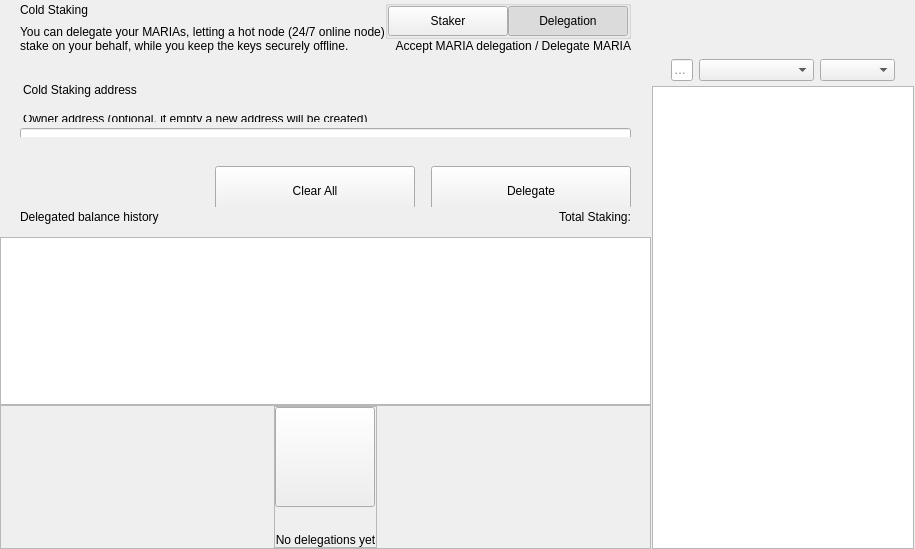
<?xml version="1.0" encoding="UTF-8"?>
<ui version="4.0">
 <class>ColdStakingWidget</class>
 <widget class="QWidget" name="ColdStakingWidget">
  <property name="geometry">
   <rect>
    <x>0</x>
    <y>0</y>
    <width>629</width>
    <height>549</height>
   </rect>
  </property>
  <property name="windowTitle">
   <string notr="true">N/A</string>
  </property>
  <layout class="QHBoxLayout" name="horizontalLayout_1" stretch="2,1">
   <property name="spacing">
    <number>0</number>
   </property>
   <property name="leftMargin">
    <number>0</number>
   </property>
   <property name="topMargin">
    <number>0</number>
   </property>
   <property name="rightMargin">
    <number>0</number>
   </property>
   <property name="bottomMargin">
    <number>0</number>
   </property>
   <item>
    <widget class="QWidget" name="left" native="true">
     <layout class="QVBoxLayout" name="verticalLayout_3">
      <property name="leftMargin">
       <number>0</number>
      </property>
      <property name="topMargin">
       <number>0</number>
      </property>
      <property name="rightMargin">
       <number>0</number>
      </property>
      <property name="bottomMargin">
       <number>0</number>
      </property>
      <item>
       <layout class="QVBoxLayout" name="verticalLayout_2">
        <property name="spacing">
         <number>0</number>
        </property>
        <item>
         <layout class="QVBoxLayout" name="verticalLayoutTop">
          <property name="spacing">
           <number>0</number>
          </property>
          <property name="leftMargin">
           <number>0</number>
          </property>
          <property name="rightMargin">
           <number>0</number>
          </property>
          <item>
           <widget class="QWidget" name="containerTitle" native="true">
            <property name="sizePolicy">
             <sizepolicy hsizetype="Preferred" vsizetype="Minimum">
              <horstretch>0</horstretch>
              <verstretch>0</verstretch>
             </sizepolicy>
            </property>
            <property name="maximumSize">
             <size>
              <width>16777215</width>
              <height>100</height>
             </size>
            </property>
            <layout class="QHBoxLayout" name="containerTitleLayout">
             <property name="spacing">
              <number>0</number>
             </property>
             <property name="leftMargin">
              <number>20</number>
             </property>
             <property name="topMargin">
              <number>0</number>
             </property>
             <property name="rightMargin">
              <number>20</number>
             </property>
             <property name="bottomMargin">
              <number>0</number>
             </property>
             <item>
              <layout class="QVBoxLayout" name="verticalLayout11">
               <property name="spacing">
                <number>5</number>
               </property>
               <item>
                <widget class="QLabel" name="labelTitle">
                 <property name="text">
                  <string>Cold Staking</string>
                 </property>
                </widget>
               </item>
               <item>
                <widget class="QLabel" name="labelSubtitle1">
                 <property name="maximumSize">
                  <size>
                   <width>16777215</width>
                   <height>16777215</height>
                  </size>
                 </property>
                 <property name="text">
                  <string>You can delegate your MARIAs, letting a hot node (24/7 online node)
stake on your behalf, while you keep the keys securely offline.</string>
                 </property>
                </widget>
               </item>
              </layout>
             </item>
             <item>
              <spacer name="horizontalSpacer">
               <property name="orientation">
                <enum>Qt::Horizontal</enum>
               </property>
               <property name="sizeHint" stdset="0">
                <size>
                 <width>40</width>
                 <height>20</height>
                </size>
               </property>
              </spacer>
             </item>
             <item>
              <widget class="QWidget" name="containerViewPrivacyChecks" native="true">
               <layout class="QVBoxLayout" name="containerPrivacyChecks">
                <property name="spacing">
                 <number>0</number>
                </property>
                <property name="leftMargin">
                 <number>0</number>
                </property>
                <property name="topMargin">
                 <number>0</number>
                </property>
                <property name="rightMargin">
                 <number>0</number>
                </property>
                <property name="bottomMargin">
                 <number>0</number>
                </property>
                <item alignment="Qt::AlignHCenter|Qt::AlignVCenter">
                 <widget class="QGroupBox" name="groupBox">
                  <property name="title">
                   <string/>
                  </property>
                  <layout class="QHBoxLayout" name="horizontalLayout_2_1">
                   <property name="spacing">
                    <number>0</number>
                   </property>
                   <property name="leftMargin">
                    <number>0</number>
                   </property>
                   <property name="topMargin">
                    <number>0</number>
                   </property>
                   <property name="rightMargin">
                    <number>0</number>
                   </property>
                   <property name="bottomMargin">
                    <number>0</number>
                   </property>
                   <item>
                    <widget class="QPushButton" name="pushLeft">
                     <property name="minimumSize">
                      <size>
                       <width>120</width>
                       <height>30</height>
                      </size>
                     </property>
                     <property name="maximumSize">
                      <size>
                       <width>120</width>
                       <height>30</height>
                      </size>
                     </property>
                     <property name="focusPolicy">
                      <enum>Qt::NoFocus</enum>
                     </property>
                     <property name="text">
                      <string>Staker</string>
                     </property>
                     <property name="checkable">
                      <bool>true</bool>
                     </property>
                     <property name="autoExclusive">
                      <bool>true</bool>
                     </property>
                    </widget>
                   </item>
                   <item>
                    <widget class="QPushButton" name="pushRight">
                     <property name="minimumSize">
                      <size>
                       <width>120</width>
                       <height>30</height>
                      </size>
                     </property>
                     <property name="maximumSize">
                      <size>
                       <width>120</width>
                       <height>30</height>
                      </size>
                     </property>
                     <property name="focusPolicy">
                      <enum>Qt::NoFocus</enum>
                     </property>
                     <property name="text">
                      <string>Delegation</string>
                     </property>
                     <property name="checkable">
                      <bool>true</bool>
                     </property>
                     <property name="checked">
                      <bool>true</bool>
                     </property>
                     <property name="autoExclusive">
                      <bool>true</bool>
                     </property>
                    </widget>
                   </item>
                  </layout>
                 </widget>
                </item>
                <item alignment="Qt::AlignTop">
                 <widget class="QLabel" name="labelSubtitle2">
                  <property name="text">
                   <string>Accept MARIA delegation / Delegate MARIA</string>
                  </property>
                  <property name="alignment">
                   <set>Qt::AlignRight|Qt::AlignTrailing|Qt::AlignVCenter</set>
                  </property>
                 </widget>
                </item>
               </layout>
              </widget>
             </item>
            </layout>
           </widget>
          </item>
          <item>
           <spacer name="verticalSpacer_2">
            <property name="orientation">
             <enum>Qt::Vertical</enum>
            </property>
            <property name="sizeType">
             <enum>QSizePolicy::Fixed</enum>
            </property>
            <property name="sizeHint" stdset="0">
             <size>
              <width>20</width>
              <height>30</height>
             </size>
            </property>
           </spacer>
          </item>
          <item>
           <widget class="QWidget" name="containerSend" native="true">
            <property name="minimumSize">
             <size>
              <width>0</width>
              <height>50</height>
             </size>
            </property>
            <layout class="QVBoxLayout" name="containerSendRow">
             <property name="spacing">
              <number>6</number>
             </property>
             <property name="leftMargin">
              <number>0</number>
             </property>
             <property name="topMargin">
              <number>0</number>
             </property>
             <property name="rightMargin">
              <number>0</number>
             </property>
             <property name="bottomMargin">
              <number>0</number>
             </property>
             <item>
              <widget class="QLabel" name="labelEditTitle">
               <property name="maximumSize">
                <size>
                 <width>16777215</width>
                 <height>30</height>
                </size>
               </property>
               <property name="styleSheet">
                <string notr="true">padding-left:20px; padding-bottom:3px;</string>
               </property>
               <property name="text">
                <string>Cold Staking address</string>
               </property>
              </widget>
             </item>
             <item>
              <spacer name="verticalSpacer_6">
               <property name="orientation">
                <enum>Qt::Vertical</enum>
               </property>
               <property name="sizeType">
                <enum>QSizePolicy::Fixed</enum>
               </property>
               <property name="sizeHint" stdset="0">
                <size>
                 <width>20</width>
                 <height>9</height>
                </size>
               </property>
              </spacer>
             </item>
             <item>
              <widget class="QWidget" name="containerOwner" native="true">
               <layout class="QVBoxLayout" name="vContainerOwner">
                <property name="spacing">
                 <number>4</number>
                </property>
                <property name="leftMargin">
                 <number>20</number>
                </property>
                <property name="topMargin">
                 <number>0</number>
                </property>
                <property name="rightMargin">
                 <number>20</number>
                </property>
                <property name="bottomMargin">
                 <number>0</number>
                </property>
                <item>
                 <widget class="QLabel" name="labelSubtitleDescription">
                  <property name="maximumSize">
                   <size>
                    <width>16777215</width>
                    <height>20</height>
                   </size>
                  </property>
                  <property name="styleSheet">
                   <string notr="true">margin-bottom:2px;
                   margin-left:0.05px;
                   padding:0px;</string>
                  </property>
                  <property name="text">
                   <string>Owner address (optional, if empty a new address will be created)</string>
                  </property>
                 </widget>
                </item>
                <item>
                 <widget class="QLineEdit" name="lineEditOwnerAddress">
                  <property name="minimumSize">
                   <size>
                    <width>0</width>
                    <height>50</height>
                   </size>
                  </property>
                  <property name="maximumSize">
                   <size>
                    <width>16777215</width>
                    <height>50</height>
                   </size>
                  </property>
                  <property name="styleSheet">
                   <string notr="true"/>
                  </property>
                  <property name="placeholderText">
                   <string>Enter owner address</string>
                  </property>
                 </widget>
                </item>
               </layout>
              </widget>
             </item>
            </layout>
           </widget>
          </item>
         </layout>
        </item>
        <item>
         <spacer name="verticalSpacer_3">
          <property name="orientation">
           <enum>Qt::Vertical</enum>
          </property>
          <property name="sizeType">
           <enum>QSizePolicy::Minimum</enum>
          </property>
          <property name="sizeHint" stdset="0">
           <size>
            <width>20</width>
            <height>20</height>
           </size>
          </property>
         </spacer>
        </item>
        <item>
         <widget class="QWidget" name="containerBtn" native="true">
          <property name="minimumSize">
           <size>
            <width>0</width>
            <height>50</height>
           </size>
          </property>
          <layout class="QHBoxLayout" name="horizontalLayout">
           <property name="rightMargin">
            <number>20</number>
           </property>
           <item>
            <spacer name="horizontalSpacer_2">
             <property name="orientation">
              <enum>Qt::Horizontal</enum>
             </property>
             <property name="sizeHint" stdset="0">
              <size>
               <width>200</width>
               <height>20</height>
              </size>
             </property>
            </spacer>
           </item>
           <item>
            <layout class="QHBoxLayout" name="horizontalLayout_7">
             <item>
              <spacer name="horizontalSpacer_3">
               <property name="orientation">
                <enum>Qt::Horizontal</enum>
               </property>
               <property name="sizeType">
                <enum>QSizePolicy::Expanding</enum>
               </property>
               <property name="sizeHint" stdset="0">
                <size>
                 <width>40</width>
                 <height>20</height>
                </size>
               </property>
              </spacer>
             </item>
             <item>
              <widget class="QPushButton" name="pushButtonClear">
               <property name="minimumSize">
                <size>
                 <width>200</width>
                 <height>50</height>
                </size>
               </property>
               <property name="focusPolicy">
                <enum>Qt::NoFocus</enum>
               </property>
               <property name="text">
                <string>Clear All</string>
               </property>
              </widget>
             </item>
             <item>
              <spacer name="horizontalSpacer_4">
               <property name="orientation">
                <enum>Qt::Horizontal</enum>
               </property>
               <property name="sizeType">
                <enum>QSizePolicy::Fixed</enum>
               </property>
               <property name="sizeHint" stdset="0">
                <size>
                 <width>10</width>
                 <height>20</height>
                </size>
               </property>
              </spacer>
             </item>
             <item>
              <widget class="QPushButton" name="pushButtonSend">
               <property name="minimumSize">
                <size>
                 <width>200</width>
                 <height>50</height>
                </size>
               </property>
               <property name="maximumSize">
                <size>
                 <width>200</width>
                 <height>50</height>
                </size>
               </property>
               <property name="focusPolicy">
                <enum>Qt::NoFocus</enum>
               </property>
               <property name="text">
                <string>Delegate</string>
               </property>
              </widget>
             </item>
            </layout>
           </item>
          </layout>
         </widget>
        </item>
        <item>
         <widget class="QWidget" name="containerHistoryLabel" native="true">
          <layout class="QHBoxLayout" name="horizontalLayout_4">
           <property name="spacing">
            <number>0</number>
           </property>
           <property name="leftMargin">
            <number>20</number>
           </property>
           <property name="topMargin">
            <number>0</number>
           </property>
           <property name="rightMargin">
            <number>20</number>
           </property>
           <property name="bottomMargin">
            <number>0</number>
           </property>
           <item>
            <widget class="QWidget" name="verticalWidget" native="true">
             <property name="minimumSize">
              <size>
               <width>100</width>
               <height>0</height>
              </size>
             </property>
             <layout class="QVBoxLayout" name="verticalLayout_58">
              <property name="leftMargin">
               <number>0</number>
              </property>
              <property name="topMargin">
               <number>0</number>
              </property>
              <property name="rightMargin">
               <number>0</number>
              </property>
              <property name="bottomMargin">
               <number>0</number>
              </property>
              <item>
               <widget class="QLabel" name="labelListHistory">
                <property name="text">
                 <string>Delegated balance history</string>
                </property>
               </widget>
              </item>
             </layout>
            </widget>
           </item>
           <item>
            <spacer name="horizontalSpacer_5">
             <property name="orientation">
              <enum>Qt::Horizontal</enum>
             </property>
             <property name="sizeHint" stdset="0">
              <size>
               <width>40</width>
               <height>20</height>
              </size>
             </property>
            </spacer>
           </item>
           <item>
            <widget class="QLabel" name="labelStakingTotal">
             <property name="text">
              <string>Total Staking:</string>
             </property>
            </widget>
           </item>
          </layout>
         </widget>
        </item>
        <item>
         <layout class="QVBoxLayout" name="verticalLayout_64">
          <property name="spacing">
           <number>0</number>
          </property>
          <item>
           <spacer name="verticalSpacer_44">
            <property name="orientation">
             <enum>Qt::Vertical</enum>
            </property>
            <property name="sizeType">
             <enum>QSizePolicy::Fixed</enum>
            </property>
            <property name="sizeHint" stdset="0">
             <size>
              <width>20</width>
              <height>10</height>
             </size>
            </property>
           </spacer>
          </item>
          <item>
           <widget class="QListView" name="listView">
            <property name="enabled">
             <bool>true</bool>
            </property>
            <property name="mouseTracking">
             <bool>true</bool>
            </property>
           </widget>
          </item>
          <item>
           <widget class="QFrame" name="emptyContainer">
            <property name="minimumSize">
             <size>
              <width>0</width>
              <height>100</height>
             </size>
            </property>
            <property name="frameShape">
             <enum>QFrame::StyledPanel</enum>
            </property>
            <property name="frameShadow">
             <enum>QFrame::Raised</enum>
            </property>
            <layout class="QVBoxLayout" name="verticalLayout_71" stretch="1,8">
             <property name="spacing">
              <number>0</number>
             </property>
             <property name="leftMargin">
              <number>0</number>
             </property>
             <property name="topMargin">
              <number>0</number>
             </property>
             <property name="rightMargin">
              <number>0</number>
             </property>
             <property name="bottomMargin">
              <number>0</number>
             </property>
             <item>
              <spacer name="verticalSpacer">
               <property name="orientation">
                <enum>Qt::Vertical</enum>
               </property>
               <property name="sizeHint" stdset="0">
                <size>
                 <width>20</width>
                 <height>20</height>
                </size>
               </property>
              </spacer>
             </item>
             <item alignment="Qt::AlignHCenter|Qt::AlignVCenter">
              <widget class="QFrame" name="emptyScreen">
               <property name="sizePolicy">
                <sizepolicy hsizetype="Expanding" vsizetype="Expanding">
                 <horstretch>0</horstretch>
                 <verstretch>0</verstretch>
                </sizepolicy>
               </property>
               <property name="frameShape">
                <enum>QFrame::StyledPanel</enum>
               </property>
               <property name="frameShadow">
                <enum>QFrame::Raised</enum>
               </property>
               <layout class="QVBoxLayout" name="verticalLayout">
                <property name="spacing">
                 <number>30</number>
                </property>
                <property name="leftMargin">
                 <number>0</number>
                </property>
                <property name="topMargin">
                 <number>0</number>
                </property>
                <property name="rightMargin">
                 <number>0</number>
                </property>
                <property name="bottomMargin">
                 <number>0</number>
                </property>
                <item alignment="Qt::AlignHCenter|Qt::AlignVCenter">
                 <widget class="QPushButton" name="pushImgEmpty">
                  <property name="minimumSize">
                   <size>
                    <width>100</width>
                    <height>100</height>
                   </size>
                  </property>
                  <property name="maximumSize">
                   <size>
                    <width>100</width>
                    <height>100</height>
                   </size>
                  </property>
                  <property name="focusPolicy">
                   <enum>Qt::NoFocus</enum>
                  </property>
                  <property name="text">
                   <string/>
                  </property>
                  <property name="iconSize">
                   <size>
                    <width>100</width>
                    <height>100</height>
                   </size>
                  </property>
                 </widget>
                </item>
                <item alignment="Qt::AlignHCenter|Qt::AlignVCenter">
                 <widget class="QLabel" name="labelEmpty">
                  <property name="styleSheet">
                   <string notr="true"/>
                  </property>
                  <property name="text">
                   <string>No delegations yet</string>
                  </property>
                  <property name="alignment">
                   <set>Qt::AlignCenter</set>
                  </property>
                 </widget>
                </item>
               </layout>
              </widget>
             </item>
            </layout>
           </widget>
          </item>
         </layout>
        </item>
       </layout>
      </item>
     </layout>
    </widget>
   </item>
   <item>
    <widget class="QWidget" name="right" native="true">
     <layout class="QVBoxLayout" name="rightContainer">
      <property name="spacing">
       <number>0</number>
      </property>
      <property name="leftMargin">
       <number>1</number>
      </property>
      <property name="topMargin">
       <number>0</number>
      </property>
      <property name="rightMargin">
       <number>1</number>
      </property>
      <property name="bottomMargin">
       <number>0</number>
      </property>
      <item>
       <widget class="QWidget" name="containerRightButtons" native="true">
        <property name="minimumSize">
         <size>
          <width>0</width>
          <height>50</height>
         </size>
        </property>
        <layout class="QVBoxLayout" name="verticalLayout_4">
         <property name="leftMargin">
          <number>19</number>
         </property>
         <property name="topMargin">
          <number>0</number>
         </property>
         <property name="rightMargin">
          <number>19</number>
         </property>
         <property name="bottomMargin">
          <number>0</number>
         </property>
         <item>
          <widget class="OptionButton" name="btnCoinControl" native="true">
           <property name="minimumSize">
            <size>
             <width>0</width>
             <height>0</height>
            </size>
           </property>
          </widget>
         </item>
         <item>
          <widget class="OptionButton" name="btnColdStaking" native="true"/>
         </item>
         <item>
          <widget class="OptionButton" name="btnMyStakingAddresses" native="true">
           <property name="sizePolicy">
            <sizepolicy hsizetype="Preferred" vsizetype="Minimum">
             <horstretch>0</horstretch>
             <verstretch>0</verstretch>
            </sizepolicy>
           </property>
          </widget>
         </item>
        </layout>
       </widget>
      </item>
      <item>
       <widget class="QWidget" name="sortWidget" native="true">
        <layout class="QHBoxLayout" name="horizontalLayout_6">
         <property name="leftMargin">
          <number>19</number>
         </property>
         <property name="rightMargin">
          <number>19</number>
         </property>
         <property name="bottomMargin">
          <number>5</number>
         </property>
           <item>
            <widget class="QLineEdit" name="lineEditFilter">
             <property name="sizePolicy">
              <sizepolicy hsizetype="Expanding" vsizetype="Fixed">
               <horstretch>0</horstretch>
               <verstretch>0</verstretch>
              </sizepolicy>
             </property>
             <property name="minimumSize">
              <size>
               <width>0</width>
               <height>0</height>
              </size>
             </property>
             <property name="contextMenuPolicy">
              <enum>Qt::DefaultContextMenu</enum>
             </property>
             <property name="acceptDrops">
              <bool>false</bool>
             </property>
             <property name="maxLength">
              <number>40</number>
             </property>
             <property name="placeholderText">
              <string>Filter</string>
             </property>
            </widget>
           </item>
         <item>
          <spacer name="horizontalSpacer_6">
           <property name="orientation">
            <enum>Qt::Horizontal</enum>
           </property>
           <property name="sizeType">
              <enum>QSizePolicy::Preferred</enum>
           </property>
           <property name="sizeHint" stdset="0">
            <size>
             <width>20</width>
             <height>20</height>
            </size>
           </property>
          </spacer>
         </item>
         <item>
          <widget class="QComboBox" name="comboBoxSort">
           <property name="sizePolicy">
            <sizepolicy hsizetype="Preferred" vsizetype="Fixed">
             <horstretch>0</horstretch>
             <verstretch>0</verstretch>
            </sizepolicy>
           </property>
           <property name="minimumSize">
            <size>
             <width>115</width>
             <height>0</height>
            </size>
           </property>
          </widget>
         </item>
         <item>
          <widget class="QComboBox" name="comboBoxSortOrder">
           <property name="sizePolicy">
            <sizepolicy hsizetype="Preferred" vsizetype="Fixed">
             <horstretch>0</horstretch>
             <verstretch>0</verstretch>
            </sizepolicy>
           </property>
           <property name="minimumSize">
            <size>
             <width>75</width>
             <height>0</height>
            </size>
           </property>
          </widget>
         </item>
        </layout>
       <zorder>comboBoxSort</zorder>
       <zorder>comboBoxSortOrder</zorder>
       <zorder>lineEditFilter</zorder>
       </widget>
      </item>
      <item>
       <widget class="QListView" name="listViewStakingAddress">
        <property name="enabled">
         <bool>true</bool>
        </property>
        <property name="mouseTracking">
         <bool>true</bool>
        </property>
       </widget>
      </item>
     </layout>
    </widget>
   </item>
  </layout>
 </widget>
 <customwidgets>
  <customwidget>
   <class>OptionButton</class>
   <extends>QWidget</extends>
   <header>qt/maria/optionbutton.h</header>
   <container>1</container>
  </customwidget>
 </customwidgets>
 <resources/>
 <connections/>
</ui>
